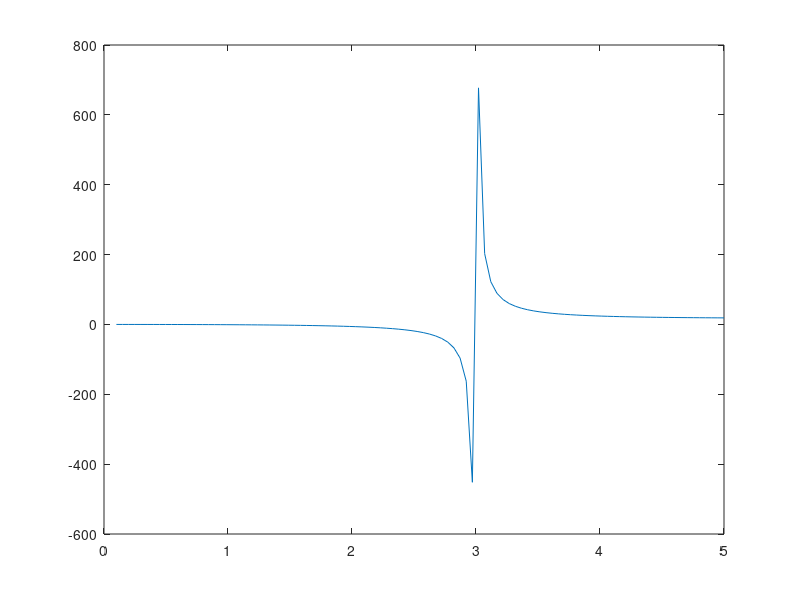

Reproduce this figure in MATLAB.
clc;clear; close all
x1 = linspace(0.1,5,100);
A = 0.5*x1.*(3*x1./(x1-3));
plot(x1,A)

% w = linspace(0.5,10,1000);
% C = 60*w.^2+800./w;
% Cp = 120*w-800./(w.^2);
% Cpp = 120+1600./(w.^3);
% plot(w,C)
% hold on;
% plot(w,Cp)
% hold on;
% plot([0 10],[0,0])
% hold on;
% plot(w,Cpp)
% hold on;
% plot([0.5,5],[0,0]);
% figure
% plot(w,Cpp);
% plot()
